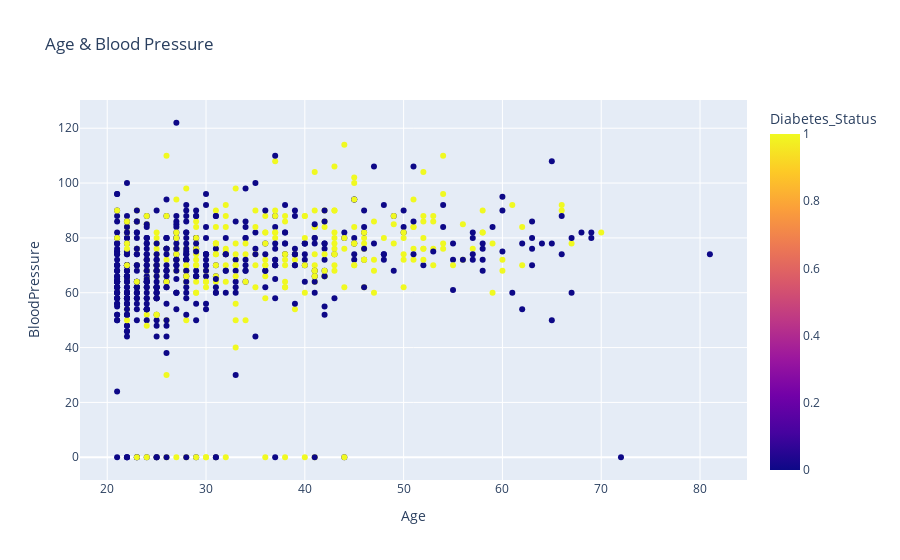

Notebook code cell kept with this figure:
### Code cell
px.scatter(diabetes_df, x = 'Age', y = 'BloodPressure', color = 'Diabetes_Status', title = 'Age & Blood Pressure')

### Figure 1 — Plotly figure (JSON) as saved in the notebook; plotly's stock layout.template omitted (floating-point values rounded to 4 significant figures; data arrays with more than 128 entries replaced by an {"elided": "..."} marker saying what was removed)
{"data": [{"hovertemplate": "Age=%{x}<br>BloodPressure=%{y}<br>Diabetes_Status=%{marker.color}<extra></extra>", "legendgroup": "", "marker": {"color": {"elided": "768 int values"}, "coloraxis": "coloraxis", "symbol": "circle"}, "mode": "markers", "name": "", "orientation": "v", "showlegend": false, "type": "scatter", "x": {"elided": "768 int values"}, "xaxis": "x", "y": {"elided": "768 int values"}, "yaxis": "y"}], "layout": {"coloraxis": {"colorbar": {"title": {"text": "Diabetes_Status"}}, "colorscale": [[0, "#0d0887"], [0.1111, "#46039f"], [0.2222, "#7201a8"], [0.3333, "#9c179e"], [0.4444, "#bd3786"], [0.5556, "#d8576b"], [0.6667, "#ed7953"], [0.7778, "#fb9f3a"], [0.8889, "#fdca26"], [1, "#f0f921"]]}, "legend": {"tracegroupgap": 0}, "title": {"text": "Age & Blood Pressure"}, "xaxis": {"anchor": "y", "domain": [0, 1], "title": {"text": "Age"}}, "yaxis": {"anchor": "x", "domain": [0, 1], "title": {"text": "BloodPressure"}}}}
